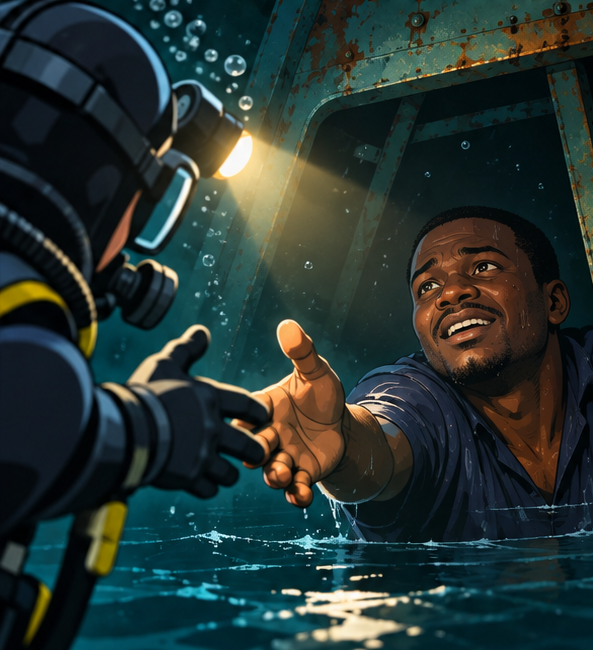
#> input picture videos/harrison-okene/assets/illustrations/04_rescue_reveal.png, 593 x 650 px
$ python thumbnail_seo.py
#> lines starting #> are read from the running program, lines starting #| are printed output that depends on the picture
from pathlib import Path
from PIL import Image,ImageDraw,ImageFont
r=Path(__file__).resolve().parents[1];src=Image.open(r/'assets/illustrations/04_rescue_reveal.png').convert('RGB');font='/usr/share/fonts/truetype/dejavu/DejaVuSans-Bold.ttf'
#> further down, src is the input picture: PIL image 593x650 RGB; mean R, G, B 38.5, 53, 50.2
def txt(im,xy,text,size,color):
 d=ImageDraw.Draw(im);d.text(xy,text,font=ImageFont.truetype(font,size),fill=color,stroke_width=2,stroke_fill='#03151b')
im=Image.new('RGB',(1280,720),'#061e29');art=src.resize((800,877),Image.Resampling.LANCZOS);im.paste(art,(480,-85))
#> after `im = Image.new('RGB', (1280, 720), '#061e29')`:
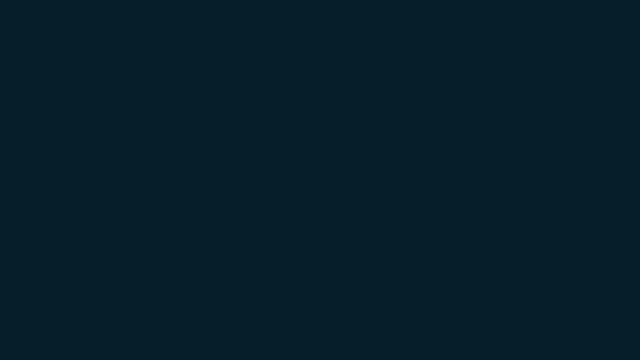
#> im: PIL image 1280x720 RGB (shown at 1/2 size); mean R, G, B 6, 30, 41
shade=Image.new('RGBA',im.size);pixels=shade.load()
for x in range(1280):
 alpha=250 if x<430 else round(max(0,250*(1-(x-430)/470)))
 for y in range(720):pixels[x,y]=(3,20,29,alpha)
im=Image.alpha_composite(im.convert('RGBA'),shade).convert('RGB')
txt(im,(48,158),'62 HOURS',103,'#ffe278');txt(im,(50,282),'UNDERWATER',64,'#ffffff')
#> after `txt(im, (48, 158), '62 HOURS', 103, '#ffe278')`:
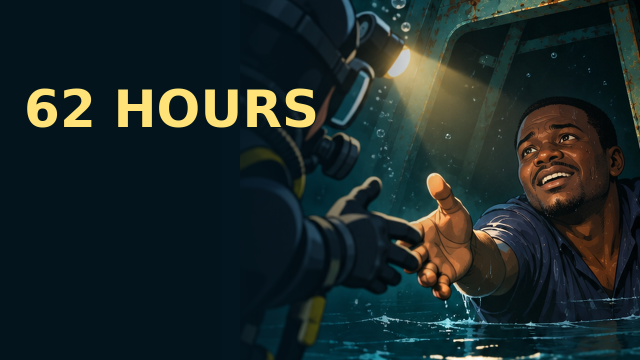
#> im: PIL image 1280x720 RGB (shown at 1/2 size); mean R, G, B 27.9, 40.8, 40.6
d=ImageDraw.Draw(im);d.rounded_rectangle((50,402,598,493),radius=12,fill='#ffe278');d.text((71,421),'HE WAS ALIVE.',font=ImageFont.truetype(font,49),fill='#07212b')
txt(im,(50,641),'ILLUSTRATED RECONSTRUCTION',18,'#91b4bd');im.save(r/'output/harrison_okene_thumbnail_1280x720.png')
#> call 3 of txt, with xy = (50, 641), text = 'ILLUSTRATED RECONSTRUCTION', size = 18, color = '#91b4bd'
#> in txt (call 3), `d = ImageDraw.Draw(im)`:
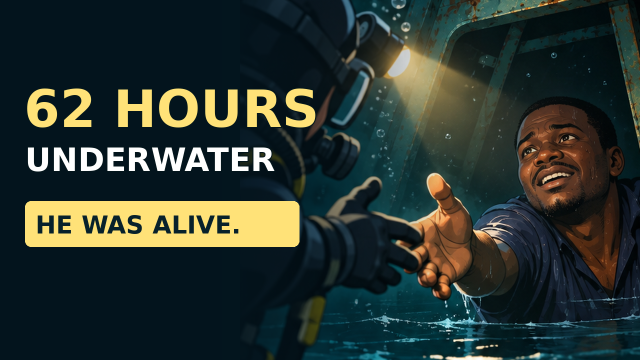
#> im: PIL image 1280x720 RGB (shown at 1/2 size); mean R, G, B 43.2, 53.8, 48.1
v=Image.new('RGB',(1080,1920),'#061e29');art=src.resize((1080,1184),Image.Resampling.LANCZOS);v.paste(art,(0,350));d=ImageDraw.Draw(v);txt(v,(75,100),'62 HOURS',145,'#ffe278');txt(v,(79,270),'UNDERWATER',105,'#fff');d.rounded_rectangle((88,1515,992,1680),radius=18,fill='#ffe278');d.text((128,1551),'HE WAS ALIVE.',font=ImageFont.truetype(font,95),fill='#07212b');txt(v,(250,1790),'ILLUSTRATED RECONSTRUCTION',26,'#91b4bd');v.save(r/'output/harrison_okene_thumbnail_1080x1920.png')
#> after `v = Image.new('RGB', (1080, 1920), '#061e29')`:
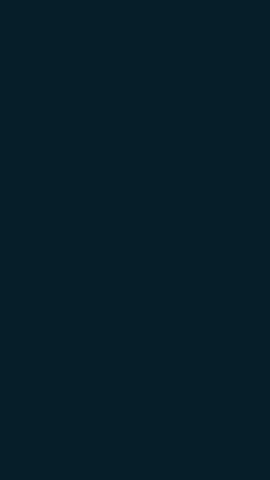
#> v: PIL image 1080x1920 RGB (shown at 1/4 size); mean R, G, B 6, 30, 41
#> after `v.paste(art, (0, 350))`:
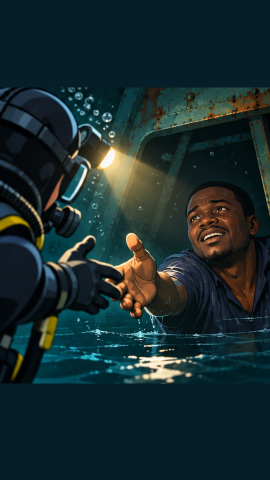
#> v: PIL image 1080x1920 RGB (shown at 1/4 size); mean R, G, B 26, 44.2, 46.7
#> after `txt(v, (75, 100), '62 HOURS', 145, '#ffe278')`:
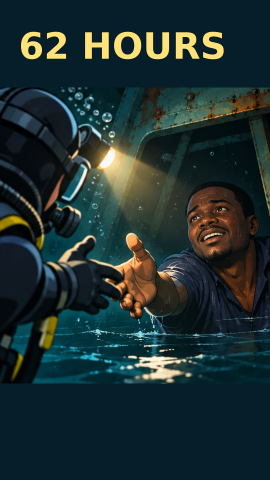
#> v: PIL image 1080x1920 RGB (shown at 1/4 size); mean R, G, B 31.1, 48.1, 48.2
#> in txt (call 6), `d = ImageDraw.Draw(im)`:
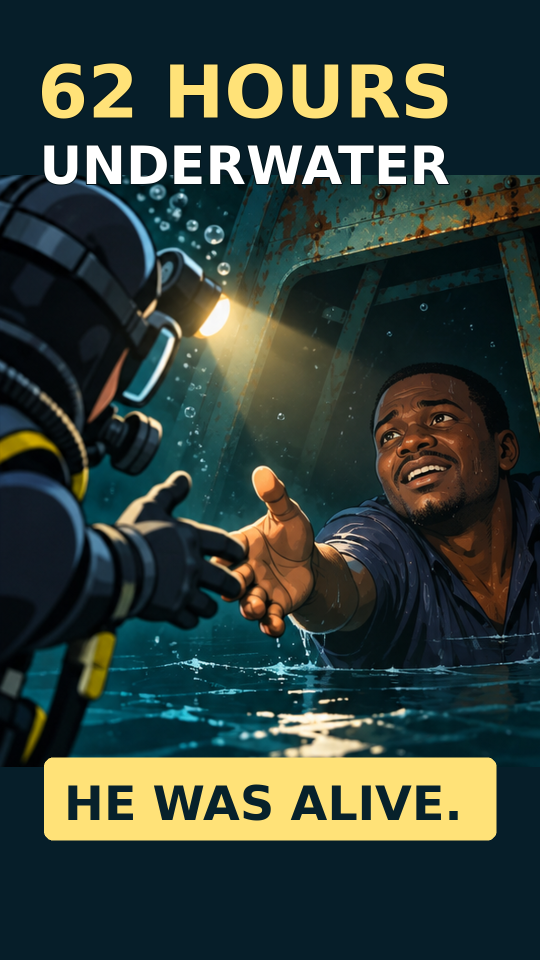
#> im: PIL image 1080x1920 RGB (shown at 1/2 size); mean R, G, B 50, 63.3, 56.2

$ run again, with videos/harrison-okene/assets/illustrations/01_hook_hand.png copied over videos/harrison-okene/assets/illustrations/04_rescue_reveal.png
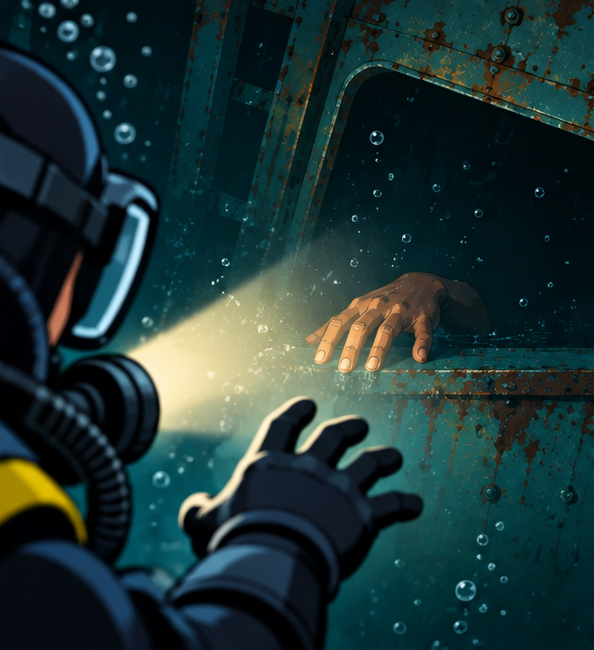
#> input picture videos/harrison-okene/assets/illustrations/01_hook_hand.png, 594 x 650 px
#> src is the input picture: PIL image 594x650 RGB; mean R, G, B 30.5, 53.4, 53.3
#> shade: PIL image 1280x720 RGBA; every value is 0
#> in txt (call 3), `d = ImageDraw.Draw(im)`:
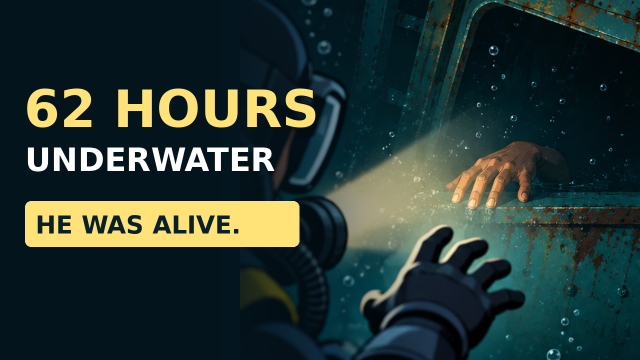
#> im: PIL image 1280x720 RGB (shown at 1/2 size); mean R, G, B 39.6, 56.6, 52.2
#> in txt (call 6), `d = ImageDraw.Draw(im)`:
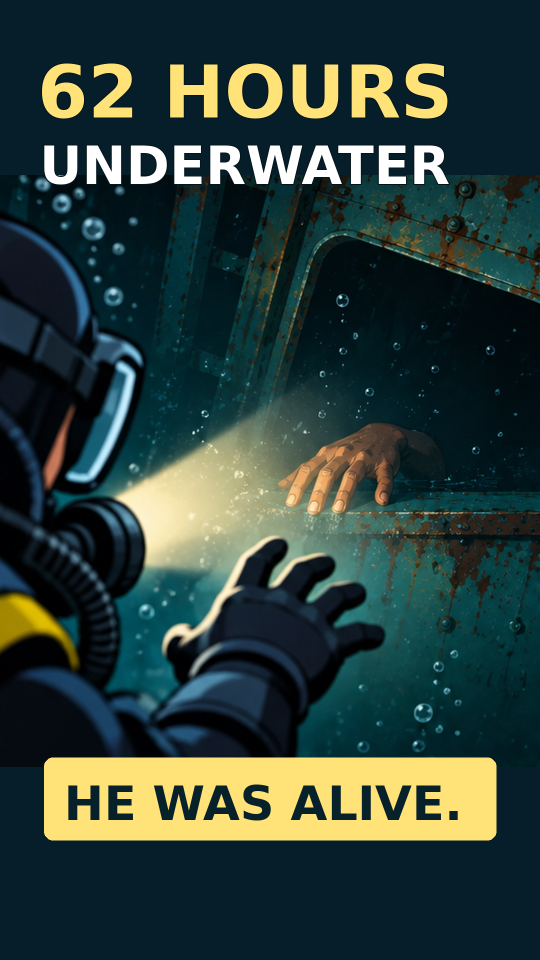
#> im: PIL image 1080x1920 RGB (shown at 1/2 size); mean R, G, B 45.2, 63.9, 58.5

$ run again, with videos/harrison-okene/assets/illustrations/02_tugboat_storm.png copied over videos/harrison-okene/assets/illustrations/04_rescue_reveal.png
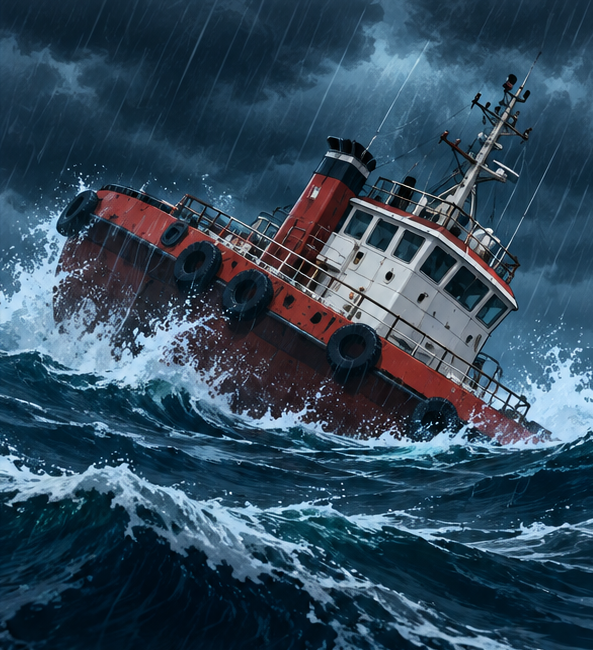
#> input picture videos/harrison-okene/assets/illustrations/02_tugboat_storm.png, 593 x 650 px
#> src is the input picture: PIL image 593x650 RGB; mean R, G, B 48.5, 72.4, 90.4
#> shade: PIL image 1280x720 RGBA; every value is 0
#> in txt (call 3), `d = ImageDraw.Draw(im)`:
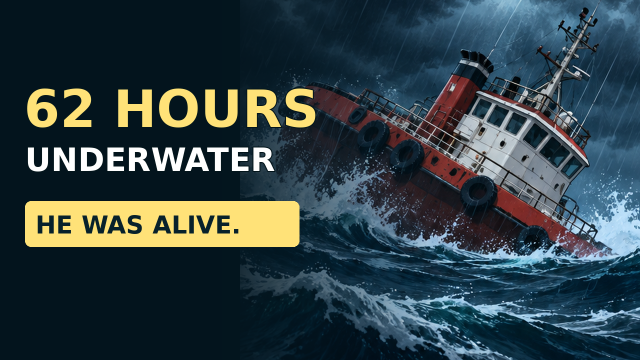
#> im: PIL image 1280x720 RGB (shown at 1/2 size); mean R, G, B 49.3, 65.6, 70.4
#> in txt (call 6), `d = ImageDraw.Draw(im)`:
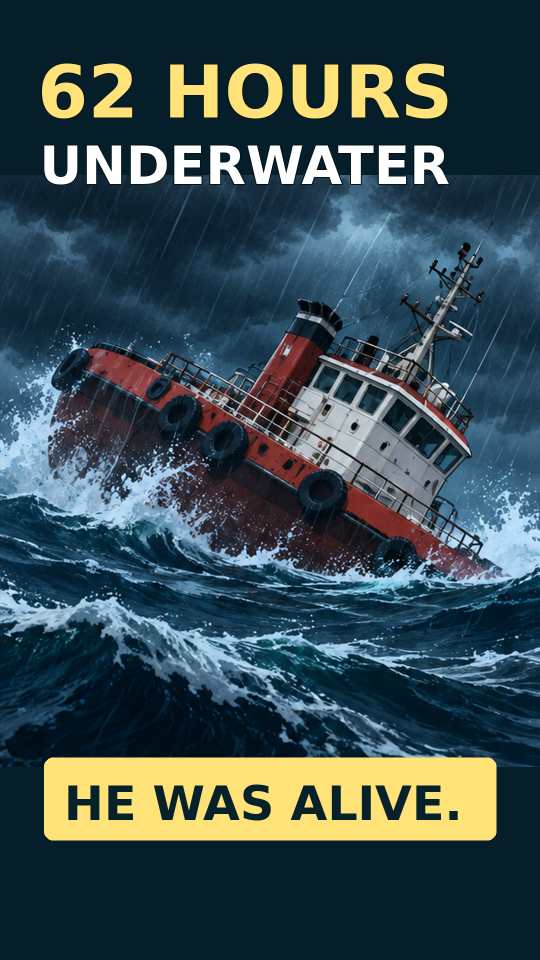
#> im: PIL image 1080x1920 RGB (shown at 1/2 size); mean R, G, B 56.2, 75.4, 80.9
